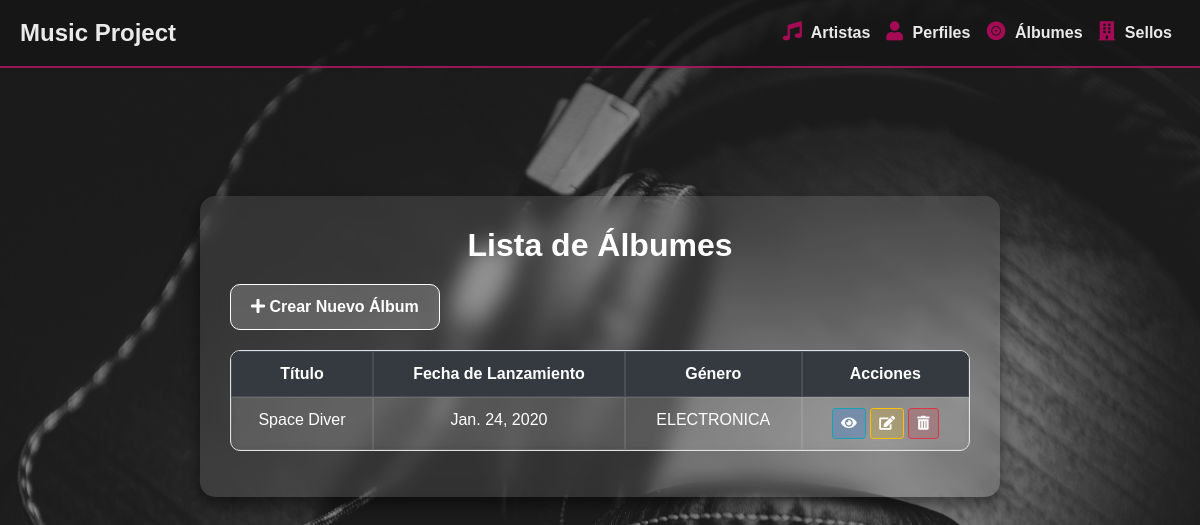
Page /artistas/albumes/ on the earlier database version.
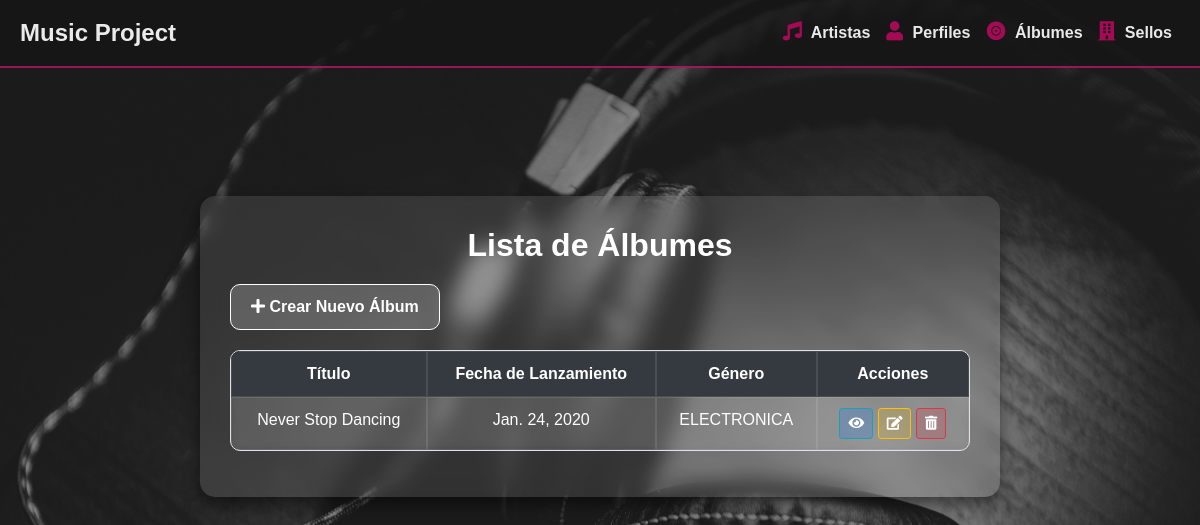
Same page on the later database version.
### musica_app/models.py (models this page shows, shortened)
class Album(models.Model):
    ROCK = 'Rock'
    POP = 'Pop'
    JAZZ = 'Jazz'
    HIPHOP = 'Hip-Hop'
    CLASICA = 'Clásica'
    ELECTRONICA = 'ELECTRONICA'
    GENERO_CHOICES = [
        (ROCK, 'Rock'),
        (POP, 'Pop'),
        (JAZZ, 'Jazz'),
        (HIPHOP, 'Hip-Hop'),
        (CLASICA, 'Clásica'),
        (ELECTRONICA, 'ELECTRONICA'),
    ]
    titulo = models.CharField(max_length=100)
    fecha_lanzamiento = models.DateField()
    genero = models.CharField(max_length=50, choices=GENERO_CHOICES)
    artistas = models.ManyToManyField('Artista')

### musica_app/views.py (the view)
# urls.py: path('albumes/', views.album_index, name='album_index'),
def album_index(request):
    albumes = Album.objects.all()
    return render(request, 'musica_app/album_index.html', {'albumes': albumes})

### musica_app/templates/musica_app/album_index.html
{% extends "musica_app/base.html" %}
{% block content %}
<div class="album-index">
    <div class="frosted-glass">
        <h1 class="text-center">Lista de Álbumes</h1>
        <a href="{% url 'album_create' %}" class="btn btn-create"><i class="fas fa-plus"></i> Crear Nuevo Álbum</a>
        <table class="table table-bordered table-striped">
            <thead class="thead-dark">
                <tr>
                    <th>Título</th>
                    <th>Fecha de Lanzamiento</th>
                    <th>Género</th>
                    <th>Acciones</th>
                </tr>
            </thead>
            <tbody>
                {% for album in albumes %}
                <tr>
                    <td>{{ album.titulo }}</td>
                    <td>{{ album.fecha_lanzamiento }}</td>
                    <td>{{ album.genero }}</td>
                    <td>
                        <a href="{% url 'album_detail' album.id %}" class="btn btn-info btn-sm"><i class="fas fa-eye"></i></a>
                        <a href="{% url 'album_update' album.id %}" class="btn btn-warning btn-sm"><i class="fas fa-edit"></i></a>
                        <a href="{% url 'album_delete' album.id %}" class="btn btn-danger btn-sm"><i class="fas fa-trash-alt"></i></a>
                    </td>
                </tr>
                {% empty %}
                <tr>
                    <td colspan="4" class="text-center">No hay álbumes registrados.</td>
                </tr>
                {% endfor %}
            </tbody>
        </table>
    </div>
</div>
{% endblock %}

Differences in the rows shown:
removed Album: titulo "Space Diver", fecha_lanzamiento "Jan. 24, 2020", genero "ELECTRONICA"
added Album: titulo "Never Stop Dancing", fecha_lanzamiento "Jan. 24, 2020", genero "ELECTRONICA"
